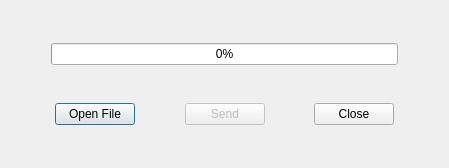
<?xml version="1.0" encoding="UTF-8"?>
<ui version="4.0">
 <class>FileDialog</class>
 <widget class="QDialog" name="FileDialog">
  <property name="geometry">
   <rect>
    <x>0</x>
    <y>0</y>
    <width>449</width>
    <height>168</height>
   </rect>
  </property>
  <property name="windowTitle">
   <string>Dialog</string>
  </property>
  <layout class="QVBoxLayout" name="verticalLayout_2">
   <item>
    <layout class="QVBoxLayout" name="verticalLayout">
     <item>
      <spacer name="verticalSpacer_2">
       <property name="orientation">
        <enum>Qt::Vertical</enum>
       </property>
       <property name="sizeHint" stdset="0">
        <size>
         <width>20</width>
         <height>40</height>
        </size>
       </property>
      </spacer>
     </item>
     <item>
      <layout class="QHBoxLayout" name="horizontalLayout_2" stretch="0,1,0">
       <property name="topMargin">
        <number>0</number>
       </property>
       <item>
        <spacer name="horizontalSpacer_4">
         <property name="orientation">
          <enum>Qt::Horizontal</enum>
         </property>
         <property name="sizeHint" stdset="0">
          <size>
           <width>40</width>
           <height>20</height>
          </size>
         </property>
        </spacer>
       </item>
       <item>
        <widget class="QProgressBar" name="m_fileSendProgressBar">
         <property name="value">
          <number>0</number>
         </property>
        </widget>
       </item>
       <item>
        <spacer name="horizontalSpacer_5">
         <property name="orientation">
          <enum>Qt::Horizontal</enum>
         </property>
         <property name="sizeHint" stdset="0">
          <size>
           <width>40</width>
           <height>20</height>
          </size>
         </property>
        </spacer>
       </item>
      </layout>
     </item>
     <item>
      <spacer name="verticalSpacer">
       <property name="orientation">
        <enum>Qt::Vertical</enum>
       </property>
       <property name="sizeHint" stdset="0">
        <size>
         <width>20</width>
         <height>40</height>
        </size>
       </property>
      </spacer>
     </item>
     <item>
      <layout class="QHBoxLayout" name="horizontalLayout">
       <item>
        <spacer name="horizontalSpacer">
         <property name="orientation">
          <enum>Qt::Horizontal</enum>
         </property>
         <property name="sizeHint" stdset="0">
          <size>
           <width>40</width>
           <height>20</height>
          </size>
         </property>
        </spacer>
       </item>
       <item>
        <widget class="QPushButton" name="m_openFileButton">
         <property name="text">
          <string>Open File</string>
         </property>
        </widget>
       </item>
       <item>
        <spacer name="horizontalSpacer_2">
         <property name="orientation">
          <enum>Qt::Horizontal</enum>
         </property>
         <property name="sizeHint" stdset="0">
          <size>
           <width>40</width>
           <height>20</height>
          </size>
         </property>
        </spacer>
       </item>
       <item>
        <widget class="QPushButton" name="m_sendButton">
         <property name="enabled">
          <bool>false</bool>
         </property>
         <property name="text">
          <string>Send</string>
         </property>
        </widget>
       </item>
       <item>
        <spacer name="horizontalSpacer_3">
         <property name="orientation">
          <enum>Qt::Horizontal</enum>
         </property>
         <property name="sizeHint" stdset="0">
          <size>
           <width>40</width>
           <height>20</height>
          </size>
         </property>
        </spacer>
       </item>
       <item>
        <widget class="QPushButton" name="m_closeButton">
         <property name="text">
          <string>Close</string>
         </property>
        </widget>
       </item>
       <item>
        <spacer name="horizontalSpacer_6">
         <property name="orientation">
          <enum>Qt::Horizontal</enum>
         </property>
         <property name="sizeHint" stdset="0">
          <size>
           <width>40</width>
           <height>20</height>
          </size>
         </property>
        </spacer>
       </item>
      </layout>
     </item>
     <item>
      <spacer name="verticalSpacer_3">
       <property name="orientation">
        <enum>Qt::Vertical</enum>
       </property>
       <property name="sizeHint" stdset="0">
        <size>
         <width>20</width>
         <height>40</height>
        </size>
       </property>
      </spacer>
     </item>
    </layout>
   </item>
  </layout>
 </widget>
 <resources/>
 <connections/>
</ui>
